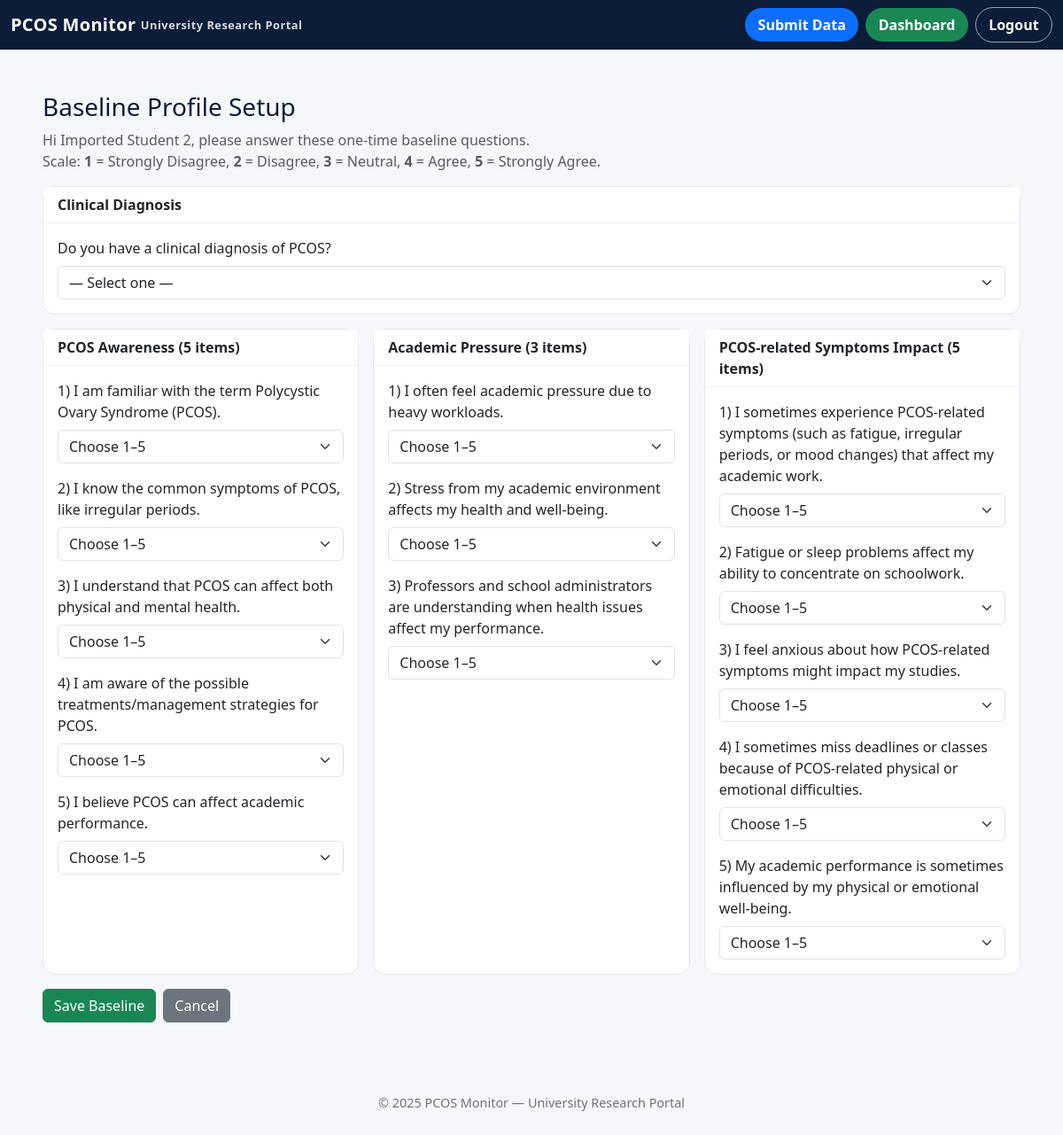
The app's page /profile_setup (signed in), older data.
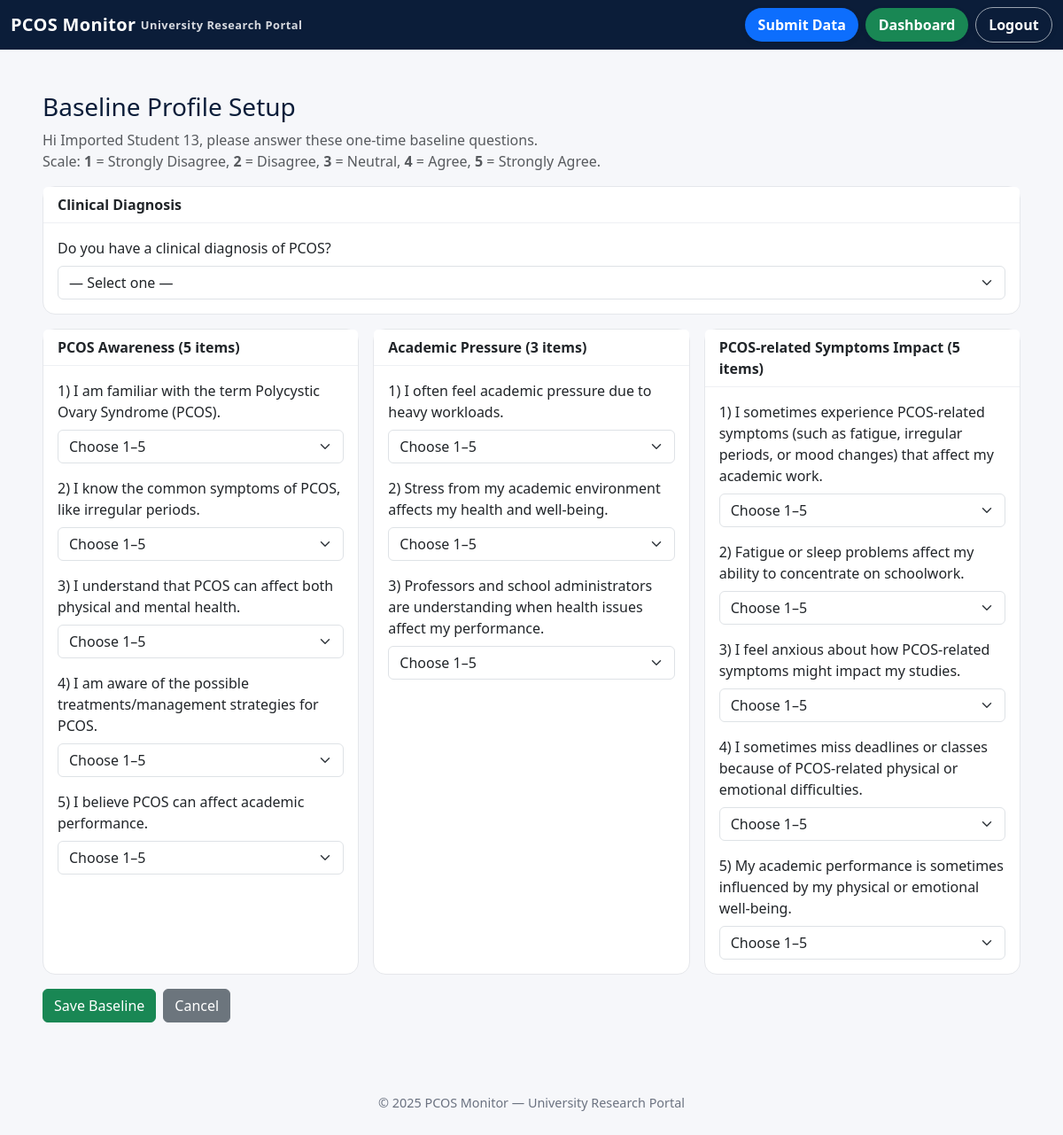
The same page, newer data.
### app/models.py (models this page shows)
class StudentProfile(db.Model):
    __tablename__ = "student_profiles"
    id = db.Column(db.Integer, primary_key=True)
    user_id = db.Column(db.Integer, db.ForeignKey("users.id"), nullable=False)
    name = db.Column(db.String(120))
    age = db.Column(db.Integer)
    degree_program = db.Column(db.String(120))
    consent = db.Column(db.Boolean, default=False)
    user = db.relationship("User", back_populates="profile")
    academic_records = db.relationship("AcademicRecord", back_populates="profile", cascade="all, delete-orphan")
    survey_responses = db.relationship("SurveyResponse", back_populates="profile", cascade="all, delete-orphan")
    clinical_diagnosis = db.Column(db.String(50))
    pcos_awareness_score = db.Column(db.Float)
    pcos_symptoms_score = db.Column(db.Float)
    academic_pressure_score = db.Column(db.Float)
    awareness_1 = db.Column(db.Integer)  # Familiar with PCOS
    awareness_2 = db.Column(db.Integer)  # Know symptom: Irregular periods
    awareness_3 = db.Column(db.Integer)  # Know symptom: Acne
    awareness_4 = db.Column(db.Integer)  # Know symptom: Weight fluctuations
    awareness_5 = db.Column(db.Integer)  # Know symptom: Excessive hair growth
    awareness_6 = db.Column(db.Integer)  # PCOS affects physical & mental health
    awareness_7 = db.Column(db.Integer)  # Aware of treatments/management
    awareness_8 = db.Column(db.Integer)  # PCOS can affect academic performance
    academic_1 = db.Column(db.Integer)  # Feel academic pressure from workloads
    academic_2 = db.Column(db.Integer)  # Academic environment stress affects health
    academic_3 = db.Column(db.Integer)  # Academic performance influenced by health
    symptoms_1 = db.Column(db.Integer)  # Experience symptoms affecting academic work
    symptoms_2 = db.Column(db.Integer)  # Feel anxious about health affecting studies
    symptoms_3 = db.Column(db.Integer)  # Miss deadlines/classes due to health
    symptoms_4 = db.Column(db.Integer)  # Feel unsupported balancing health & academics
    symptoms_5 = db.Column(db.Integer)  # Fatigue/sleep affects concentration
    symptoms_6 = db.Column(db.Integer)  # Professors understanding when health affects performance
    fatigue_sleep_item = db.Column(db.Integer)  # Fatigue/irregular sleep patterns

### app/main.py (the view, shortened to what this page needs)
@main_bp.route("/profile_setup", methods=["GET", "POST"])
@login_required
def profile_setup():
    profile = current_user.profile
    return render_template("profile_setup.html", profile=profile)

### app/main.py (called while the page is built)
def require_baseline():
    if request.endpoint in ["main.index", "main.profile_setup"]:
        return
    if current_user.is_authenticated and not current_user.is_admin:
        profile = current_user.profile
        if profile and profile.awareness_1 is None:
            return redirect(url_for("main.profile_setup"))

@main_bp.before_app_request
def before_request_func():
    return require_baseline()

### app/models.py (called while the page is built)
@login_manager.user_loader
def load_user(user_id):
    return User.query.get(int(user_id))

### app/templates/profile_setup.html (shortened to what the changed rows need)
{% extends "base.html" %}
{% block content %}
<div class="mt-3">
  <h3 class="mb-2">Baseline Profile Setup</h3>
  <p class="text-muted mb-3">
    Hi {{ profile.name or 'Student' }}, please answer these one-time baseline questions.<br>
    Scale: <strong>1</strong> = Strongly Disagree, <strong>2</strong> = Disagree, <strong>3</strong> = Neutral,
    <strong>4</strong> = Agree, <strong>5</strong> = Strongly Agree.
  </p>
  <form method="POST" action="{{ url_for('main.profile_setup') }}">
    <div class="row g-3 mb-3">
    </div>
    <div class="row g-3">
    </div>
    <div class="d-flex gap-2 mt-3">
    </div>
  </form>
</div>
{% endblock %}

Row changes from the older to the newer data that the page shows:
no longer on this page (row edited): StudentProfile: name "Imported Student 2"
now on this page (row edited): StudentProfile: name "Imported Student 13"
